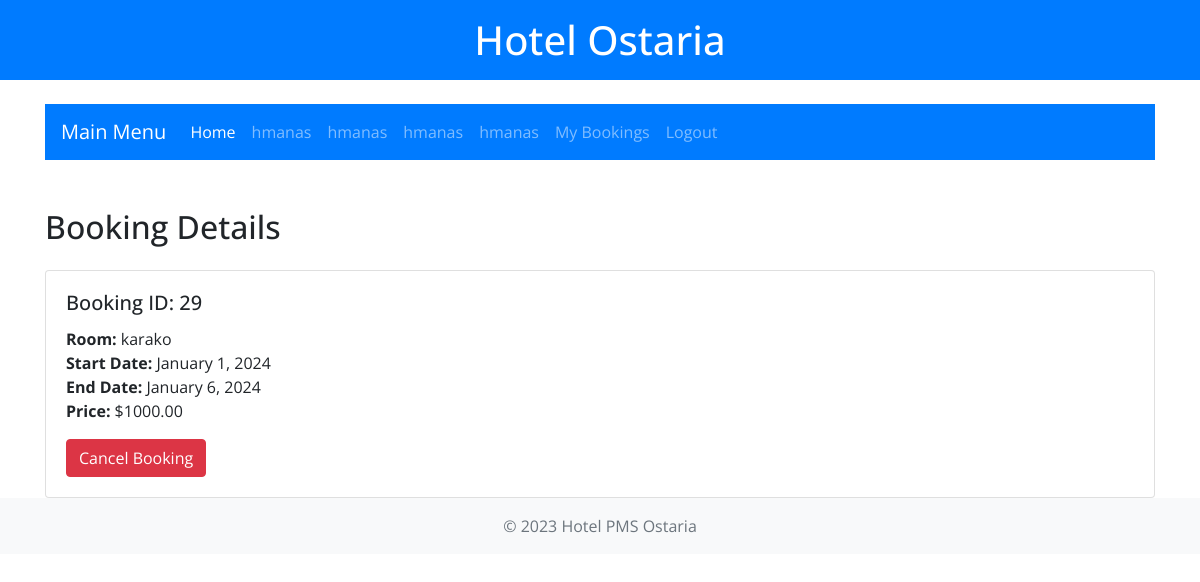
/mybookings/29/ (signed in), run on the app's committed database.
### hotel_pms/models.py (models this page shows, shortened)
class Booking(models.Model):
    customer = models.ForeignKey(User, on_delete=models.CASCADE)
    room = models.ForeignKey(Room, on_delete=models.CASCADE)
    start_date = models.DateField()
    end_date = models.DateField()
    accompanies = models.PositiveIntegerField(default=0, help_text="Number of people accompanying the customer.")
    charges = models.ManyToManyField(ExtraCharge, through='BookingCharge')

class Room(models.Model):
    ROOM_TYPES = (
        ('s', 'Single'),
        ('d', 'Double'),
        ('su', 'Suite'),
    )
    STATUS_CHOICES = [
        ('available', 'Available'),
        ('cleaning', 'Needs Cleaning'),
        ('maintenance', 'Needs Maintenance'),
    ]
    name = models.CharField(max_length=255,  default='basic')  # New field for room name
    status = models.CharField(max_length=12, choices=STATUS_CHOICES, default='available')
    room_type = models.CharField(max_length=2, choices=ROOM_TYPES)
    rate = models.DecimalField(max_digits=7, decimal_places=2,default=100.00)

### hotel_pms/views.py (the view)
# urls.py: path('mybookings/<int:booking_id>/', views.booking_details, name='booking_details'),
@login_required
def booking_details(request, booking_id):
    booking = get_object_or_404(Booking, id=booking_id, customer=request.user)
    total_cost = calculate_total_cost(booking.room, booking.start_date, booking.end_date)
    return render(request, 'hotel_pms/booking_details.html', {'booking': booking, 'total_cost': total_cost})

### hotel_pms/templatetags/user_tags.py (called while the page is built)
@register.filter(name='has_group')
def has_group(user, group_name):
    return Group.objects.get(name=group_name) in user.groups.all()

### hotel_pms/views.py (called while the page is built)
def calculate_total_cost(room, start_date, end_date):
    num_days = (end_date - start_date).days
    return room.rate * num_days

### hotel_pms/templates/hotel_pms/booking_details.html (shortened to what this page needs)
{% extends "hotel_pms/index.html" %}
{% block content %}
<div class="container mt-5">
    <h2 class="mb-4">Booking Details</h2>
    <div class="card">
        <div class="card-body">
            <h5 class="card-title">Booking ID: {{ booking.id }}</h5>
            <p class="card-text">
                <strong>Room:</strong> {{ booking.room.name }}<br>
                <strong>Start Date:</strong> {{ booking.start_date|date:"F j, Y" }}<br>
                <strong>End Date:</strong> {{ booking.end_date|date:"F j, Y" }}<br>
                <strong>Price:</strong> ${{ total_cost }}
            </p>
            <form action="{% url 'cancel_booking' booking.id %}" method="post">
                <button type="submit" class="btn btn-danger">Cancel Booking</button>
            </form>
        </div>
    </div>
</div>
{% endblock %}

### data on the page
Booking: id "29", room.name "karako", start_date "January 1, 2024", end_date "January 6, 2024"

### other printed values
{{ total_cost }} "1000.00"
